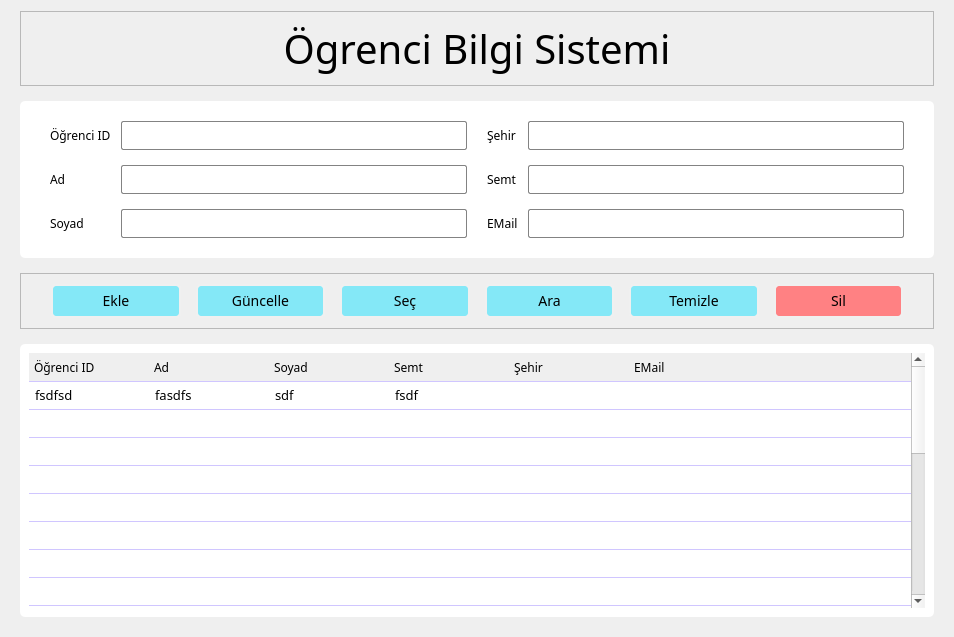
<?xml version="1.0" encoding="UTF-8"?>
<ui version="4.0">
 <class>Form</class>
 <widget class="QWidget" name="Form">
  <property name="geometry">
   <rect>
    <x>0</x>
    <y>0</y>
    <width>954</width>
    <height>637</height>
   </rect>
  </property>
  <property name="font">
   <font>
    <family>Script MT Bold</family>
    <pointsize>30</pointsize>
   </font>
  </property>
  <property name="windowTitle">
   <string>Students Information System</string>
  </property>
  <property name="styleSheet">
   <string notr="true">#info_frame {
	background-color: #fff;
	border: none;
	border-radius: 5px;
}

#info_frame QLabel,
#info_frame QLineEdit,
#info_frame QComboBox,
#function_frame QPushButton,
QHeaderView::section
 {
	font-family: Segoe UI Semibold;
	font-size: 12px;
}

#info_frame QLineEdit,
#info_frame QComboBox {
	padding: 4px 5px;
	border: 1px solid #838383;
	border-radius: 2px;
}

#info_frame QLineEdit:focus,
#info_frame QComboBox:focus
 {
	border-color: #0055ff;
}

QComboBox::drop-down { 
	background: transparent; 
	border: none;
	margin-right: 5px;
} 

QComboBox::down-arrow {
	image: url(:/icons/icons/expand_more.svg);
}

#result_frame {
	border-radius: 5px;
	background-color: #fff;
}

QHeaderView::section{
	border: none;
	border-bottom:1px solid #d0c6ff;
	text-align:left;
	padding: 3px 5px;
}

QTableWidget::Item{
	border-bottom:1px solid #d0c6ff;
	color: black;
	padding-left: 3px;
}

#function_frame QPushButton {
	font-size: 14px;
	padding: 5px 10px;
	border: 2px solid #f0f0f0;
	border-radius: 5px;
	background-color: #84e8f7;
}

#function_frame QPushButton:hover {
	border-color: #4c96f7;
	font-size: 15px;
}

#function_frame #delete_btn {
	background-color: #ff8183;
}

#function_frame #delete_btn:hover {
	border-color: #dc0004;
}




</string>
  </property>
  <layout class="QGridLayout" name="gridLayout_5">
   <property name="leftMargin">
    <number>20</number>
   </property>
   <property name="rightMargin">
    <number>20</number>
   </property>
   <property name="bottomMargin">
    <number>20</number>
   </property>
   <property name="verticalSpacing">
    <number>15</number>
   </property>
   <item row="0" column="0">
    <widget class="QFrame" name="frame_3">
     <property name="frameShape">
      <enum>QFrame::StyledPanel</enum>
     </property>
     <property name="frameShadow">
      <enum>QFrame::Raised</enum>
     </property>
     <layout class="QHBoxLayout" name="horizontalLayout_2">
      <item>
       <widget class="QLabel" name="title_label">
        <property name="font">
         <font>
          <family>Script MT Bold</family>
          <pointsize>30</pointsize>
         </font>
        </property>
        <property name="text">
         <string>Ögrenci Bilgi Sistemi</string>
        </property>
        <property name="alignment">
         <set>Qt::AlignCenter</set>
        </property>
       </widget>
      </item>
     </layout>
    </widget>
   </item>
   <item row="2" column="0">
    <widget class="QFrame" name="function_frame">
     <property name="frameShape">
      <enum>QFrame::StyledPanel</enum>
     </property>
     <property name="frameShadow">
      <enum>QFrame::Raised</enum>
     </property>
     <layout class="QHBoxLayout" name="horizontalLayout">
      <property name="spacing">
       <number>15</number>
      </property>
      <property name="leftMargin">
       <number>30</number>
      </property>
      <property name="topMargin">
       <number>10</number>
      </property>
      <property name="rightMargin">
       <number>30</number>
      </property>
      <property name="bottomMargin">
       <number>10</number>
      </property>
      <item>
       <widget class="QPushButton" name="add_btn">
        <property name="text">
         <string>Ekle</string>
        </property>
        <property name="iconSize">
         <size>
          <width>20</width>
          <height>20</height>
         </size>
        </property>
       </widget>
      </item>
      <item>
       <widget class="QPushButton" name="update_btn">
        <property name="text">
         <string>Güncelle</string>
        </property>
        <property name="iconSize">
         <size>
          <width>20</width>
          <height>20</height>
         </size>
        </property>
       </widget>
      </item>
      <item>
       <widget class="QPushButton" name="select_btn">
        <property name="text">
         <string>Seç</string>
        </property>
        <property name="iconSize">
         <size>
          <width>20</width>
          <height>20</height>
         </size>
        </property>
       </widget>
      </item>
      <item>
       <widget class="QPushButton" name="search_btn">
        <property name="text">
         <string>Ara</string>
        </property>
        <property name="iconSize">
         <size>
          <width>20</width>
          <height>20</height>
         </size>
        </property>
       </widget>
      </item>
      <item>
       <widget class="QPushButton" name="clear_btn">
        <property name="text">
         <string>Temizle</string>
        </property>
        <property name="iconSize">
         <size>
          <width>20</width>
          <height>20</height>
         </size>
        </property>
       </widget>
      </item>
      <item>
       <widget class="QPushButton" name="delete_btn">
        <property name="text">
         <string>Sil</string>
        </property>
        <property name="iconSize">
         <size>
          <width>20</width>
          <height>20</height>
         </size>
        </property>
       </widget>
      </item>
     </layout>
    </widget>
   </item>
   <item row="3" column="0">
    <widget class="QFrame" name="result_frame">
     <property name="frameShape">
      <enum>QFrame::StyledPanel</enum>
     </property>
     <property name="frameShadow">
      <enum>QFrame::Raised</enum>
     </property>
     <layout class="QGridLayout" name="gridLayout_4">
      <item row="0" column="0">
       <widget class="QTableWidget" name="tableWidget">
        <property name="font">
         <font>
          <family>黑体</family>
          <pointsize>10</pointsize>
         </font>
        </property>
        <property name="focusPolicy">
         <enum>Qt::NoFocus</enum>
        </property>
        <property name="styleSheet">
         <string notr="true"/>
        </property>
        <property name="frameShape">
         <enum>QFrame::NoFrame</enum>
        </property>
        <property name="selectionMode">
         <enum>QAbstractItemView::ExtendedSelection</enum>
        </property>
        <property name="selectionBehavior">
         <enum>QAbstractItemView::SelectRows</enum>
        </property>
        <property name="showGrid">
         <bool>false</bool>
        </property>
        <property name="gridStyle">
         <enum>Qt::NoPen</enum>
        </property>
        <property name="sortingEnabled">
         <bool>true</bool>
        </property>
        <property name="wordWrap">
         <bool>true</bool>
        </property>
        <property name="cornerButtonEnabled">
         <bool>false</bool>
        </property>
        <property name="rowCount">
         <number>21</number>
        </property>
        <attribute name="horizontalHeaderCascadingSectionResizes">
         <bool>false</bool>
        </attribute>
        <attribute name="horizontalHeaderDefaultSectionSize">
         <number>120</number>
        </attribute>
        <attribute name="horizontalHeaderMinimumSectionSize">
         <number>50</number>
        </attribute>
        <attribute name="horizontalHeaderStretchLastSection">
         <bool>true</bool>
        </attribute>
        <attribute name="verticalHeaderVisible">
         <bool>false</bool>
        </attribute>
        <attribute name="verticalHeaderCascadingSectionResizes">
         <bool>false</bool>
        </attribute>
        <attribute name="verticalHeaderDefaultSectionSize">
         <number>28</number>
        </attribute>
        <attribute name="verticalHeaderHighlightSections">
         <bool>false</bool>
        </attribute>
        <attribute name="verticalHeaderShowSortIndicator" stdset="0">
         <bool>true</bool>
        </attribute>
        <attribute name="verticalHeaderStretchLastSection">
         <bool>false</bool>
        </attribute>
        <row>
         <property name="text">
          <string>1</string>
         </property>
        </row>
        <row>
         <property name="text">
          <string>New Row</string>
         </property>
        </row>
        <row>
         <property name="text">
          <string>New Row</string>
         </property>
        </row>
        <row>
         <property name="text">
          <string>New Row</string>
         </property>
        </row>
        <row>
         <property name="text">
          <string>New Row</string>
         </property>
        </row>
        <row>
         <property name="text">
          <string>New Row</string>
         </property>
        </row>
        <row>
         <property name="text">
          <string>New Row</string>
         </property>
        </row>
        <row>
         <property name="text">
          <string>New Row</string>
         </property>
        </row>
        <row>
         <property name="text">
          <string>New Row</string>
         </property>
        </row>
        <row>
         <property name="text">
          <string>New Row</string>
         </property>
        </row>
        <row>
         <property name="text">
          <string>New Row</string>
         </property>
        </row>
        <row>
         <property name="text">
          <string>New Row</string>
         </property>
        </row>
        <row>
         <property name="text">
          <string>New Row</string>
         </property>
        </row>
        <row>
         <property name="text">
          <string>New Row</string>
         </property>
        </row>
        <row>
         <property name="text">
          <string>New Row</string>
         </property>
        </row>
        <row>
         <property name="text">
          <string>New Row</string>
         </property>
        </row>
        <row>
         <property name="text">
          <string>New Row</string>
         </property>
        </row>
        <row>
         <property name="text">
          <string>New Row</string>
         </property>
        </row>
        <row>
         <property name="text">
          <string>New Row</string>
         </property>
        </row>
        <row>
         <property name="text">
          <string>New Row</string>
         </property>
        </row>
        <row>
         <property name="text">
          <string>2</string>
         </property>
        </row>
        <column>
         <property name="text">
          <string>Öğrenci ID</string>
         </property>
         <property name="font">
          <font>
           <family>黑体</family>
           <pointsize>10</pointsize>
          </font>
         </property>
         <property name="textAlignment">
          <set>AlignLeading|AlignVCenter</set>
         </property>
        </column>
        <column>
         <property name="text">
          <string>Ad</string>
         </property>
         <property name="font">
          <font>
           <family>黑体</family>
           <pointsize>10</pointsize>
          </font>
         </property>
         <property name="textAlignment">
          <set>AlignLeading|AlignVCenter</set>
         </property>
        </column>
        <column>
         <property name="text">
          <string>Soyad</string>
         </property>
         <property name="textAlignment">
          <set>AlignLeading|AlignVCenter</set>
         </property>
        </column>
        <column>
         <property name="text">
          <string>Semt</string>
         </property>
         <property name="textAlignment">
          <set>AlignLeading|AlignVCenter</set>
         </property>
        </column>
        <column>
         <property name="text">
          <string>Şehir</string>
         </property>
         <property name="textAlignment">
          <set>AlignLeading|AlignVCenter</set>
         </property>
        </column>
        <column>
         <property name="text">
          <string>EMail</string>
         </property>
         <property name="textAlignment">
          <set>AlignLeading|AlignVCenter</set>
         </property>
        </column>
        <item row="0" column="0">
         <property name="text">
          <string>fsdfsd</string>
         </property>
        </item>
        <item row="0" column="1">
         <property name="text">
          <string>fasdfs</string>
         </property>
        </item>
        <item row="0" column="2">
         <property name="text">
          <string>sdf</string>
         </property>
        </item>
        <item row="0" column="3">
         <property name="text">
          <string>fsdf</string>
         </property>
        </item>
        <item row="20" column="0">
         <property name="text">
          <string/>
         </property>
        </item>
       </widget>
      </item>
     </layout>
    </widget>
   </item>
   <item row="1" column="0">
    <widget class="QFrame" name="info_frame">
     <property name="frameShape">
      <enum>QFrame::StyledPanel</enum>
     </property>
     <property name="frameShadow">
      <enum>QFrame::Raised</enum>
     </property>
     <layout class="QGridLayout" name="gridLayout_6">
      <property name="leftMargin">
       <number>30</number>
      </property>
      <property name="topMargin">
       <number>20</number>
      </property>
      <property name="rightMargin">
       <number>30</number>
      </property>
      <property name="bottomMargin">
       <number>20</number>
      </property>
      <property name="horizontalSpacing">
       <number>20</number>
      </property>
      <property name="verticalSpacing">
       <number>10</number>
      </property>
      <item row="0" column="0">
       <layout class="QGridLayout" name="gridLayout_2">
        <property name="horizontalSpacing">
         <number>10</number>
        </property>
        <property name="verticalSpacing">
         <number>15</number>
        </property>
        <item row="0" column="0">
         <widget class="QLabel" name="label">
          <property name="font">
           <font>
            <family>Segoe UI Semibold</family>
            <pointsize>-1</pointsize>
           </font>
          </property>
          <property name="text">
           <string>Öğrenci ID</string>
          </property>
         </widget>
        </item>
        <item row="0" column="1">
         <widget class="QLineEdit" name="lineEdit">
          <property name="inputMethodHints">
           <set>Qt::ImhDigitsOnly</set>
          </property>
         </widget>
        </item>
        <item row="1" column="0">
         <widget class="QLabel" name="label_2">
          <property name="text">
           <string>Ad</string>
          </property>
         </widget>
        </item>
        <item row="1" column="1">
         <widget class="QLineEdit" name="lineEdit_2"/>
        </item>
        <item row="2" column="0">
         <widget class="QLabel" name="label_3">
          <property name="text">
           <string>Soyad</string>
          </property>
         </widget>
        </item>
        <item row="2" column="1">
         <widget class="QLineEdit" name="lineEdit_3"/>
        </item>
       </layout>
      </item>
      <item row="0" column="1">
       <layout class="QGridLayout" name="gridLayout_3">
        <property name="horizontalSpacing">
         <number>10</number>
        </property>
        <property name="verticalSpacing">
         <number>15</number>
        </property>
        <item row="0" column="0">
         <widget class="QLabel" name="label_4">
          <property name="text">
           <string>Şehir</string>
          </property>
         </widget>
        </item>
        <item row="0" column="1">
         <widget class="QComboBox" name="comboBox">
          <property name="editable">
           <bool>true</bool>
          </property>
          <item>
           <property name="text">
            <string/>
           </property>
          </item>
          <item>
           <property name="text">
            <string>New Item</string>
           </property>
          </item>
          <item>
           <property name="text">
            <string>New Item</string>
           </property>
          </item>
          <item>
           <property name="text">
            <string>New Item</string>
           </property>
          </item>
          <item>
           <property name="text">
            <string>New Item</string>
           </property>
          </item>
         </widget>
        </item>
        <item row="1" column="0">
         <widget class="QLabel" name="label_5">
          <property name="text">
           <string>Semt</string>
          </property>
         </widget>
        </item>
        <item row="1" column="1">
         <widget class="QComboBox" name="comboBox_2">
          <property name="editable">
           <bool>true</bool>
          </property>
          <item>
           <property name="text">
            <string/>
           </property>
          </item>
          <item>
           <property name="text">
            <string>New Item</string>
           </property>
          </item>
          <item>
           <property name="text">
            <string>New Item</string>
           </property>
          </item>
          <item>
           <property name="text">
            <string>New Item</string>
           </property>
          </item>
          <item>
           <property name="text">
            <string>New Item</string>
           </property>
          </item>
          <item>
           <property name="text">
            <string>New Item</string>
           </property>
          </item>
         </widget>
        </item>
        <item row="2" column="0">
         <widget class="QLabel" name="label_6">
          <property name="text">
           <string>EMail</string>
          </property>
         </widget>
        </item>
        <item row="2" column="1">
         <widget class="QLineEdit" name="lineEdit_4"/>
        </item>
       </layout>
      </item>
     </layout>
    </widget>
   </item>
  </layout>
 </widget>
 <resources/>
 <connections/>
</ui>
